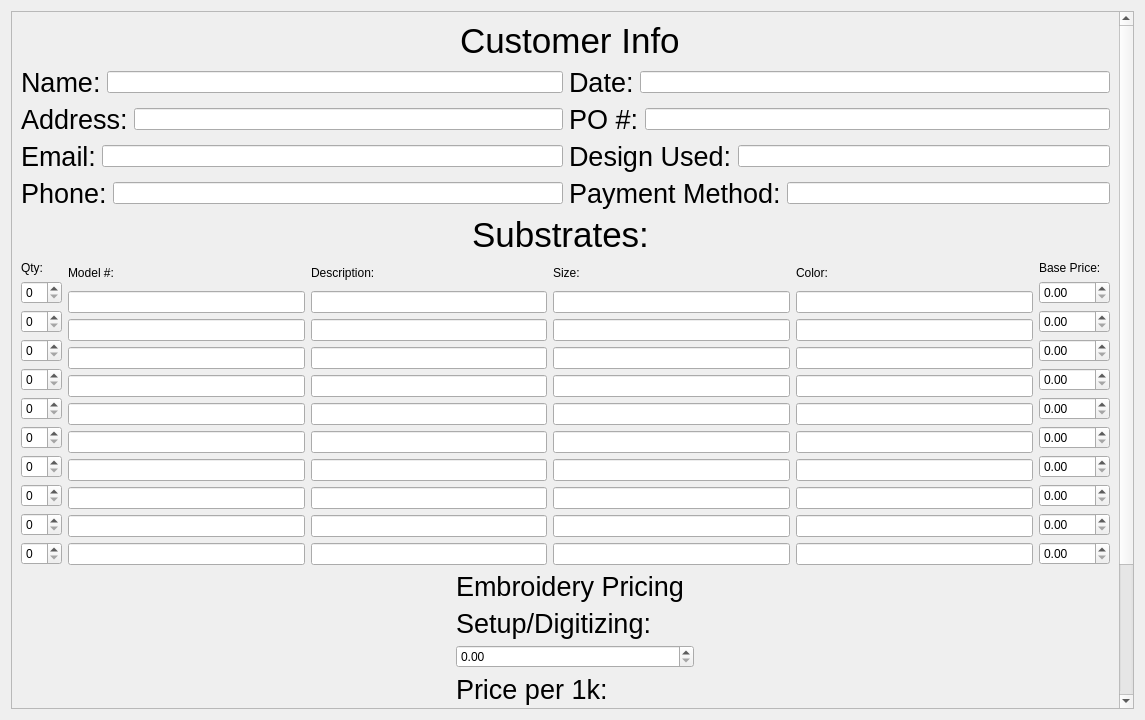
<?xml version="1.0" encoding="UTF-8"?>
<ui version="4.0">
 <class>quoteSheet</class>
 <widget class="QDialog" name="quoteSheet">
  <property name="enabled">
   <bool>true</bool>
  </property>
  <property name="geometry">
   <rect>
    <x>0</x>
    <y>0</y>
    <width>1145</width>
    <height>720</height>
   </rect>
  </property>
  <property name="windowTitle">
   <string>Dialog</string>
  </property>
  <layout class="QGridLayout" name="gridLayout_3">
   <item row="0" column="0">
    <widget class="QScrollArea" name="scrollArea">
     <property name="verticalScrollBarPolicy">
      <enum>Qt::ScrollBarAlwaysOn</enum>
     </property>
     <property name="horizontalScrollBarPolicy">
      <enum>Qt::ScrollBarAlwaysOff</enum>
     </property>
     <property name="widgetResizable">
      <bool>true</bool>
     </property>
     <widget class="QWidget" name="scroll">
      <property name="geometry">
       <rect>
        <x>0</x>
        <y>-385</y>
        <width>1110</width>
        <height>1085</height>
       </rect>
      </property>
      <layout class="QGridLayout" name="gridLayout_2">
       <item row="0" column="0">
        <layout class="QGridLayout" name="gridLayout">
         <item row="3" column="1">
          <layout class="QVBoxLayout" name="verticalLayout_4">
           <item>
            <widget class="QLabel" name="label_4">
             <property name="text">
              <string>Model #:</string>
             </property>
            </widget>
           </item>
           <item>
            <widget class="QLineEdit" name="lineEdit_21"/>
           </item>
           <item>
            <widget class="QLineEdit" name="lineEdit_22"/>
           </item>
           <item>
            <widget class="QLineEdit" name="lineEdit_23"/>
           </item>
           <item>
            <widget class="QLineEdit" name="lineEdit_24"/>
           </item>
           <item>
            <widget class="QLineEdit" name="lineEdit_25"/>
           </item>
           <item>
            <widget class="QLineEdit" name="lineEdit_26"/>
           </item>
           <item>
            <widget class="QLineEdit" name="lineEdit_27"/>
           </item>
           <item>
            <widget class="QLineEdit" name="lineEdit_28"/>
           </item>
           <item>
            <widget class="QLineEdit" name="lineEdit_29"/>
           </item>
           <item>
            <widget class="QLineEdit" name="lineEdit_30"/>
           </item>
          </layout>
         </item>
         <item row="3" column="2">
          <layout class="QVBoxLayout" name="verticalLayout_2">
           <item>
            <widget class="QLabel" name="label_2">
             <property name="text">
              <string>Description:</string>
             </property>
            </widget>
           </item>
           <item>
            <widget class="QLineEdit" name="lineEdit"/>
           </item>
           <item>
            <widget class="QLineEdit" name="lineEdit_2"/>
           </item>
           <item>
            <widget class="QLineEdit" name="lineEdit_3"/>
           </item>
           <item>
            <widget class="QLineEdit" name="lineEdit_4"/>
           </item>
           <item>
            <widget class="QLineEdit" name="lineEdit_5"/>
           </item>
           <item>
            <widget class="QLineEdit" name="lineEdit_6"/>
           </item>
           <item>
            <widget class="QLineEdit" name="lineEdit_7"/>
           </item>
           <item>
            <widget class="QLineEdit" name="lineEdit_8"/>
           </item>
           <item>
            <widget class="QLineEdit" name="lineEdit_9"/>
           </item>
           <item>
            <widget class="QLineEdit" name="lineEdit_10"/>
           </item>
          </layout>
         </item>
         <item row="2" column="0" colspan="6">
          <layout class="QHBoxLayout" name="horizontalLayout_11">
           <item>
            <spacer name="horizontalSpacer_4">
             <property name="orientation">
              <enum>Qt::Horizontal</enum>
             </property>
             <property name="sizeHint" stdset="0">
              <size>
               <width>498</width>
               <height>20</height>
              </size>
             </property>
            </spacer>
           </item>
           <item>
            <widget class="QLabel" name="label_16">
             <property name="font">
              <font>
               <pointsize>26</pointsize>
              </font>
             </property>
             <property name="text">
              <string>Substrates:</string>
             </property>
            </widget>
           </item>
           <item>
            <spacer name="horizontalSpacer_5">
             <property name="orientation">
              <enum>Qt::Horizontal</enum>
             </property>
             <property name="sizeHint" stdset="0">
              <size>
               <width>508</width>
               <height>20</height>
              </size>
             </property>
            </spacer>
           </item>
          </layout>
         </item>
         <item row="3" column="4">
          <layout class="QVBoxLayout" name="verticalLayout_5">
           <item>
            <widget class="QLabel" name="label_5">
             <property name="text">
              <string>Color:</string>
             </property>
            </widget>
           </item>
           <item>
            <widget class="QLineEdit" name="lineEdit_31"/>
           </item>
           <item>
            <widget class="QLineEdit" name="lineEdit_32"/>
           </item>
           <item>
            <widget class="QLineEdit" name="lineEdit_33"/>
           </item>
           <item>
            <widget class="QLineEdit" name="lineEdit_34"/>
           </item>
           <item>
            <widget class="QLineEdit" name="lineEdit_35"/>
           </item>
           <item>
            <widget class="QLineEdit" name="lineEdit_36"/>
           </item>
           <item>
            <widget class="QLineEdit" name="lineEdit_37"/>
           </item>
           <item>
            <widget class="QLineEdit" name="lineEdit_38"/>
           </item>
           <item>
            <widget class="QLineEdit" name="lineEdit_39"/>
           </item>
           <item>
            <widget class="QLineEdit" name="lineEdit_40"/>
           </item>
          </layout>
         </item>
         <item row="5" column="0" colspan="6">
          <layout class="QHBoxLayout" name="horizontalLayout_13">
           <item>
            <spacer name="horizontalSpacer_8">
             <property name="orientation">
              <enum>Qt::Horizontal</enum>
             </property>
             <property name="sizeHint" stdset="0">
              <size>
               <width>458</width>
               <height>20</height>
              </size>
             </property>
            </spacer>
           </item>
           <item>
            <layout class="QVBoxLayout" name="verticalLayout_9">
             <item>
              <widget class="QLabel" name="label_18">
               <property name="font">
                <font>
                 <pointsize>20</pointsize>
                </font>
               </property>
               <property name="text">
                <string>Setup/Digitizing:</string>
               </property>
              </widget>
             </item>
             <item>
              <widget class="QDoubleSpinBox" name="setup"/>
             </item>
             <item>
              <widget class="QLabel" name="label_19">
               <property name="font">
                <font>
                 <pointsize>20</pointsize>
                </font>
               </property>
               <property name="text">
                <string>Price per 1k:</string>
               </property>
              </widget>
             </item>
             <item>
              <widget class="QDoubleSpinBox" name="priceK">
               <property name="maximum">
                <double>1000.000000000000000</double>
               </property>
              </widget>
             </item>
             <item>
              <widget class="QLabel" name="label_20">
               <property name="font">
                <font>
                 <pointsize>20</pointsize>
                </font>
               </property>
               <property name="text">
                <string>Number of Stitches:</string>
               </property>
              </widget>
             </item>
             <item>
              <widget class="QSpinBox" name="stitch">
               <property name="maximum">
                <number>500000</number>
               </property>
              </widget>
             </item>
            </layout>
           </item>
           <item>
            <spacer name="horizontalSpacer_9">
             <property name="orientation">
              <enum>Qt::Horizontal</enum>
             </property>
             <property name="sizeHint" stdset="0">
              <size>
               <width>438</width>
               <height>20</height>
              </size>
             </property>
            </spacer>
           </item>
          </layout>
         </item>
         <item row="3" column="0">
          <layout class="QVBoxLayout" name="verticalLayout">
           <item>
            <widget class="QLabel" name="label">
             <property name="text">
              <string>Qty:</string>
             </property>
            </widget>
           </item>
           <item>
            <widget class="QSpinBox" name="qty01"/>
           </item>
           <item>
            <widget class="QSpinBox" name="qty02"/>
           </item>
           <item>
            <widget class="QSpinBox" name="qty03"/>
           </item>
           <item>
            <widget class="QSpinBox" name="qty04"/>
           </item>
           <item>
            <widget class="QSpinBox" name="qty05"/>
           </item>
           <item>
            <widget class="QSpinBox" name="qty06"/>
           </item>
           <item>
            <widget class="QSpinBox" name="qty07"/>
           </item>
           <item>
            <widget class="QSpinBox" name="qty08"/>
           </item>
           <item>
            <widget class="QSpinBox" name="qty09"/>
           </item>
           <item>
            <widget class="QSpinBox" name="qty10"/>
           </item>
          </layout>
         </item>
         <item row="6" column="0" colspan="6">
          <layout class="QHBoxLayout" name="horizontalLayout_14">
           <item>
            <widget class="QLabel" name="label_21">
             <property name="font">
              <font>
               <pointsize>20</pointsize>
              </font>
             </property>
             <property name="text">
              <string>Markup %:</string>
             </property>
            </widget>
           </item>
           <item>
            <widget class="QSpinBox" name="markup">
             <property name="maximum">
              <number>100</number>
             </property>
            </widget>
           </item>
           <item>
            <spacer name="horizontalSpacer_10">
             <property name="orientation">
              <enum>Qt::Horizontal</enum>
             </property>
             <property name="sizeHint" stdset="0">
              <size>
               <width>468</width>
               <height>20</height>
              </size>
             </property>
            </spacer>
           </item>
           <item>
            <widget class="QLabel" name="label_22">
             <property name="font">
              <font>
               <pointsize>20</pointsize>
              </font>
             </property>
             <property name="text">
              <string>Discount %:</string>
             </property>
            </widget>
           </item>
           <item>
            <widget class="QSpinBox" name="discount">
             <property name="maximum">
              <number>100</number>
             </property>
            </widget>
           </item>
          </layout>
         </item>
         <item row="3" column="5">
          <layout class="QVBoxLayout" name="verticalLayout_6">
           <item>
            <widget class="QLabel" name="label_6">
             <property name="text">
              <string>Base Price:</string>
             </property>
            </widget>
           </item>
           <item>
            <widget class="QDoubleSpinBox" name="base01">
             <property name="maximum">
              <double>1000.000000000000000</double>
             </property>
            </widget>
           </item>
           <item>
            <widget class="QDoubleSpinBox" name="base02">
             <property name="maximum">
              <double>1000.000000000000000</double>
             </property>
            </widget>
           </item>
           <item>
            <widget class="QDoubleSpinBox" name="base03">
             <property name="maximum">
              <double>1000.000000000000000</double>
             </property>
            </widget>
           </item>
           <item>
            <widget class="QDoubleSpinBox" name="base04">
             <property name="maximum">
              <double>1000.000000000000000</double>
             </property>
            </widget>
           </item>
           <item>
            <widget class="QDoubleSpinBox" name="base05">
             <property name="maximum">
              <double>1000.000000000000000</double>
             </property>
            </widget>
           </item>
           <item>
            <widget class="QDoubleSpinBox" name="base06">
             <property name="maximum">
              <double>1000.000000000000000</double>
             </property>
            </widget>
           </item>
           <item>
            <widget class="QDoubleSpinBox" name="base07">
             <property name="maximum">
              <double>1000.000000000000000</double>
             </property>
            </widget>
           </item>
           <item>
            <widget class="QDoubleSpinBox" name="base08">
             <property name="maximum">
              <double>1000.000000000000000</double>
             </property>
            </widget>
           </item>
           <item>
            <widget class="QDoubleSpinBox" name="base09">
             <property name="maximum">
              <double>1000.000000000000000</double>
             </property>
            </widget>
           </item>
           <item>
            <widget class="QDoubleSpinBox" name="base10">
             <property name="maximum">
              <double>1000.000000000000000</double>
             </property>
            </widget>
           </item>
          </layout>
         </item>
         <item row="4" column="0" colspan="6">
          <layout class="QHBoxLayout" name="horizontalLayout_12">
           <item>
            <spacer name="horizontalSpacer_6">
             <property name="orientation">
              <enum>Qt::Horizontal</enum>
             </property>
             <property name="sizeHint" stdset="0">
              <size>
               <width>458</width>
               <height>20</height>
              </size>
             </property>
            </spacer>
           </item>
           <item>
            <widget class="QLabel" name="label_17">
             <property name="font">
              <font>
               <pointsize>20</pointsize>
              </font>
             </property>
             <property name="text">
              <string>Embroidery Pricing</string>
             </property>
            </widget>
           </item>
           <item>
            <spacer name="horizontalSpacer_7">
             <property name="orientation">
              <enum>Qt::Horizontal</enum>
             </property>
             <property name="sizeHint" stdset="0">
              <size>
               <width>448</width>
               <height>20</height>
              </size>
             </property>
            </spacer>
           </item>
          </layout>
         </item>
         <item row="7" column="0" colspan="6">
          <layout class="QHBoxLayout" name="horizontalLayout_15">
           <item>
            <spacer name="horizontalSpacer_12">
             <property name="orientation">
              <enum>Qt::Horizontal</enum>
             </property>
             <property name="sizeHint" stdset="0">
              <size>
               <width>40</width>
               <height>20</height>
              </size>
             </property>
            </spacer>
           </item>
           <item>
            <widget class="QPushButton" name="getQuote">
             <property name="text">
              <string>Get Quote</string>
             </property>
            </widget>
           </item>
           <item>
            <widget class="QLCDNumber" name="quoteDisplay">
             <property name="maximumSize">
              <size>
               <width>16777215</width>
               <height>16777208</height>
              </size>
             </property>
             <property name="palette">
              <palette>
               <active>
                <colorrole role="WindowText">
                 <brush brushstyle="SolidPattern">
                  <color alpha="255">
                   <red>0</red>
                   <green>0</green>
                   <blue>0</blue>
                  </color>
                 </brush>
                </colorrole>
                <colorrole role="Button">
                 <brush brushstyle="SolidPattern">
                  <color alpha="255">
                   <red>241</red>
                   <green>241</green>
                   <blue>241</blue>
                  </color>
                 </brush>
                </colorrole>
                <colorrole role="Light">
                 <brush brushstyle="SolidPattern">
                  <color alpha="255">
                   <red>255</red>
                   <green>255</green>
                   <blue>255</blue>
                  </color>
                 </brush>
                </colorrole>
                <colorrole role="Midlight">
                 <brush brushstyle="SolidPattern">
                  <color alpha="255">
                   <red>248</red>
                   <green>248</green>
                   <blue>248</blue>
                  </color>
                 </brush>
                </colorrole>
                <colorrole role="Dark">
                 <brush brushstyle="SolidPattern">
                  <color alpha="255">
                   <red>120</red>
                   <green>120</green>
                   <blue>120</blue>
                  </color>
                 </brush>
                </colorrole>
                <colorrole role="Mid">
                 <brush brushstyle="SolidPattern">
                  <color alpha="255">
                   <red>161</red>
                   <green>161</green>
                   <blue>161</blue>
                  </color>
                 </brush>
                </colorrole>
                <colorrole role="Text">
                 <brush brushstyle="SolidPattern">
                  <color alpha="255">
                   <red>0</red>
                   <green>0</green>
                   <blue>0</blue>
                  </color>
                 </brush>
                </colorrole>
                <colorrole role="BrightText">
                 <brush brushstyle="SolidPattern">
                  <color alpha="255">
                   <red>255</red>
                   <green>255</green>
                   <blue>255</blue>
                  </color>
                 </brush>
                </colorrole>
                <colorrole role="ButtonText">
                 <brush brushstyle="SolidPattern">
                  <color alpha="255">
                   <red>0</red>
                   <green>0</green>
                   <blue>0</blue>
                  </color>
                 </brush>
                </colorrole>
                <colorrole role="Base">
                 <brush brushstyle="SolidPattern">
                  <color alpha="255">
                   <red>255</red>
                   <green>255</green>
                   <blue>255</blue>
                  </color>
                 </brush>
                </colorrole>
                <colorrole role="Window">
                 <brush brushstyle="SolidPattern">
                  <color alpha="255">
                   <red>241</red>
                   <green>241</green>
                   <blue>241</blue>
                  </color>
                 </brush>
                </colorrole>
                <colorrole role="Shadow">
                 <brush brushstyle="SolidPattern">
                  <color alpha="255">
                   <red>0</red>
                   <green>0</green>
                   <blue>0</blue>
                  </color>
                 </brush>
                </colorrole>
                <colorrole role="AlternateBase">
                 <brush brushstyle="SolidPattern">
                  <color alpha="255">
                   <red>248</red>
                   <green>248</green>
                   <blue>248</blue>
                  </color>
                 </brush>
                </colorrole>
                <colorrole role="ToolTipBase">
                 <brush brushstyle="SolidPattern">
                  <color alpha="255">
                   <red>255</red>
                   <green>255</green>
                   <blue>220</blue>
                  </color>
                 </brush>
                </colorrole>
                <colorrole role="ToolTipText">
                 <brush brushstyle="SolidPattern">
                  <color alpha="255">
                   <red>0</red>
                   <green>0</green>
                   <blue>0</blue>
                  </color>
                 </brush>
                </colorrole>
                <colorrole role="PlaceholderText">
                 <brush brushstyle="SolidPattern">
                  <color alpha="128">
                   <red>0</red>
                   <green>0</green>
                   <blue>0</blue>
                  </color>
                 </brush>
                </colorrole>
               </active>
               <inactive>
                <colorrole role="WindowText">
                 <brush brushstyle="SolidPattern">
                  <color alpha="255">
                   <red>0</red>
                   <green>0</green>
                   <blue>0</blue>
                  </color>
                 </brush>
                </colorrole>
                <colorrole role="Button">
                 <brush brushstyle="SolidPattern">
                  <color alpha="255">
                   <red>241</red>
                   <green>241</green>
                   <blue>241</blue>
                  </color>
                 </brush>
                </colorrole>
                <colorrole role="Light">
                 <brush brushstyle="SolidPattern">
                  <color alpha="255">
                   <red>255</red>
                   <green>255</green>
                   <blue>255</blue>
                  </color>
                 </brush>
                </colorrole>
                <colorrole role="Midlight">
                 <brush brushstyle="SolidPattern">
                  <color alpha="255">
                   <red>248</red>
                   <green>248</green>
                   <blue>248</blue>
                  </color>
                 </brush>
                </colorrole>
                <colorrole role="Dark">
                 <brush brushstyle="SolidPattern">
                  <color alpha="255">
                   <red>120</red>
                   <green>120</green>
                   <blue>120</blue>
                  </color>
                 </brush>
                </colorrole>
                <colorrole role="Mid">
                 <brush brushstyle="SolidPattern">
                  <color alpha="255">
                   <red>161</red>
                   <green>161</green>
                   <blue>161</blue>
                  </color>
                 </brush>
                </colorrole>
                <colorrole role="Text">
                 <brush brushstyle="SolidPattern">
                  <color alpha="255">
                   <red>0</red>
                   <green>0</green>
                   <blue>0</blue>
                  </color>
                 </brush>
                </colorrole>
                <colorrole role="BrightText">
                 <brush brushstyle="SolidPattern">
                  <color alpha="255">
                   <red>255</red>
                   <green>255</green>
                   <blue>255</blue>
                  </color>
                 </brush>
                </colorrole>
                <colorrole role="ButtonText">
                 <brush brushstyle="SolidPattern">
                  <color alpha="255">
                   <red>0</red>
                   <green>0</green>
                   <blue>0</blue>
                  </color>
                 </brush>
                </colorrole>
                <colorrole role="Base">
                 <brush brushstyle="SolidPattern">
                  <color alpha="255">
                   <red>255</red>
                   <green>255</green>
                   <blue>255</blue>
                  </color>
                 </brush>
                </colorrole>
                <colorrole role="Window">
                 <brush brushstyle="SolidPattern">
                  <color alpha="255">
                   <red>241</red>
                   <green>241</green>
                   <blue>241</blue>
                  </color>
                 </brush>
                </colorrole>
                <colorrole role="Shadow">
                 <brush brushstyle="SolidPattern">
                  <color alpha="255">
                   <red>0</red>
                   <green>0</green>
                   <blue>0</blue>
                  </color>
                 </brush>
                </colorrole>
                <colorrole role="AlternateBase">
                 <brush brushstyle="SolidPattern">
                  <color alpha="255">
                   <red>248</red>
                   <green>248</green>
                   <blue>248</blue>
                  </color>
                 </brush>
                </colorrole>
                <colorrole role="ToolTipBase">
                 <brush brushstyle="SolidPattern">
                  <color alpha="255">
                   <red>255</red>
                   <green>255</green>
                   <blue>220</blue>
                  </color>
                 </brush>
                </colorrole>
                <colorrole role="ToolTipText">
                 <brush brushstyle="SolidPattern">
                  <color alpha="255">
                   <red>0</red>
                   <green>0</green>
                   <blue>0</blue>
                  </color>
                 </brush>
                </colorrole>
                <colorrole role="PlaceholderText">
                 <brush brushstyle="SolidPattern">
                  <color alpha="128">
                   <red>0</red>
                   <green>0</green>
                   <blue>0</blue>
                  </color>
                 </brush>
                </colorrole>
               </inactive>
               <disabled>
                <colorrole role="WindowText">
                 <brush brushstyle="SolidPattern">
                  <color alpha="255">
                   <red>120</red>
                   <green>120</green>
                   <blue>120</blue>
                  </color>
                 </brush>
                </colorrole>
                <colorrole role="Button">
                 <brush brushstyle="SolidPattern">
                  <color alpha="255">
                   <red>241</red>
                   <green>241</green>
                   <blue>241</blue>
                  </color>
                 </brush>
                </colorrole>
                <colorrole role="Light">
                 <brush brushstyle="SolidPattern">
                  <color alpha="255">
                   <red>255</red>
                   <green>255</green>
                   <blue>255</blue>
                  </color>
                 </brush>
                </colorrole>
                <colorrole role="Midlight">
                 <brush brushstyle="SolidPattern">
                  <color alpha="255">
                   <red>248</red>
                   <green>248</green>
                   <blue>248</blue>
                  </color>
                 </brush>
                </colorrole>
                <colorrole role="Dark">
                 <brush brushstyle="SolidPattern">
                  <color alpha="255">
                   <red>120</red>
                   <green>120</green>
                   <blue>120</blue>
                  </color>
                 </brush>
                </colorrole>
                <colorrole role="Mid">
                 <brush brushstyle="SolidPattern">
                  <color alpha="255">
                   <red>161</red>
                   <green>161</green>
                   <blue>161</blue>
                  </color>
                 </brush>
                </colorrole>
                <colorrole role="Text">
                 <brush brushstyle="SolidPattern">
                  <color alpha="255">
                   <red>120</red>
                   <green>120</green>
                   <blue>120</blue>
                  </color>
                 </brush>
                </colorrole>
                <colorrole role="BrightText">
                 <brush brushstyle="SolidPattern">
                  <color alpha="255">
                   <red>255</red>
                   <green>255</green>
                   <blue>255</blue>
                  </color>
                 </brush>
                </colorrole>
                <colorrole role="ButtonText">
                 <brush brushstyle="SolidPattern">
                  <color alpha="255">
                   <red>120</red>
                   <green>120</green>
                   <blue>120</blue>
                  </color>
                 </brush>
                </colorrole>
                <colorrole role="Base">
                 <brush brushstyle="SolidPattern">
                  <color alpha="255">
                   <red>241</red>
                   <green>241</green>
                   <blue>241</blue>
                  </color>
                 </brush>
                </colorrole>
                <colorrole role="Window">
                 <brush brushstyle="SolidPattern">
                  <color alpha="255">
                   <red>241</red>
                   <green>241</green>
                   <blue>241</blue>
                  </color>
                 </brush>
                </colorrole>
                <colorrole role="Shadow">
                 <brush brushstyle="SolidPattern">
                  <color alpha="255">
                   <red>0</red>
                   <green>0</green>
                   <blue>0</blue>
                  </color>
                 </brush>
                </colorrole>
                <colorrole role="AlternateBase">
                 <brush brushstyle="SolidPattern">
                  <color alpha="255">
                   <red>241</red>
                   <green>241</green>
                   <blue>241</blue>
                  </color>
                 </brush>
                </colorrole>
                <colorrole role="ToolTipBase">
                 <brush brushstyle="SolidPattern">
                  <color alpha="255">
                   <red>255</red>
                   <green>255</green>
                   <blue>220</blue>
                  </color>
                 </brush>
                </colorrole>
                <colorrole role="ToolTipText">
                 <brush brushstyle="SolidPattern">
                  <color alpha="255">
                   <red>0</red>
                   <green>0</green>
                   <blue>0</blue>
                  </color>
                 </brush>
                </colorrole>
                <colorrole role="PlaceholderText">
                 <brush brushstyle="SolidPattern">
                  <color alpha="128">
                   <red>0</red>
                   <green>0</green>
                   <blue>0</blue>
                  </color>
                 </brush>
                </colorrole>
               </disabled>
              </palette>
             </property>
             <property name="font">
              <font>
               <pointsize>25</pointsize>
              </font>
             </property>
             <property name="lineWidth">
              <number>1</number>
             </property>
             <property name="smallDecimalPoint">
              <bool>true</bool>
             </property>
             <property name="digitCount">
              <number>12</number>
             </property>
            </widget>
           </item>
           <item>
            <spacer name="horizontalSpacer_11">
             <property name="orientation">
              <enum>Qt::Horizontal</enum>
             </property>
             <property name="sizeHint" stdset="0">
              <size>
               <width>108</width>
               <height>20</height>
              </size>
             </property>
            </spacer>
           </item>
           <item>
            <widget class="QPushButton" name="print">
             <property name="text">
              <string>Print</string>
             </property>
            </widget>
           </item>
           <item>
            <spacer name="horizontalSpacer_13">
             <property name="orientation">
              <enum>Qt::Horizontal</enum>
             </property>
             <property name="sizeHint" stdset="0">
              <size>
               <width>40</width>
               <height>20</height>
              </size>
             </property>
            </spacer>
           </item>
          </layout>
         </item>
         <item row="3" column="3">
          <layout class="QVBoxLayout" name="verticalLayout_3">
           <item>
            <widget class="QLabel" name="label_3">
             <property name="text">
              <string>Size:</string>
             </property>
            </widget>
           </item>
           <item>
            <widget class="QLineEdit" name="lineEdit_11"/>
           </item>
           <item>
            <widget class="QLineEdit" name="lineEdit_12"/>
           </item>
           <item>
            <widget class="QLineEdit" name="lineEdit_13"/>
           </item>
           <item>
            <widget class="QLineEdit" name="lineEdit_14"/>
           </item>
           <item>
            <widget class="QLineEdit" name="lineEdit_15"/>
           </item>
           <item>
            <widget class="QLineEdit" name="lineEdit_16"/>
           </item>
           <item>
            <widget class="QLineEdit" name="lineEdit_17"/>
           </item>
           <item>
            <widget class="QLineEdit" name="lineEdit_18"/>
           </item>
           <item>
            <widget class="QLineEdit" name="lineEdit_19"/>
           </item>
           <item>
            <widget class="QLineEdit" name="lineEdit_20"/>
           </item>
          </layout>
         </item>
         <item row="0" column="0" colspan="6">
          <layout class="QHBoxLayout" name="horizontalLayout">
           <item>
            <spacer name="horizontalSpacer">
             <property name="orientation">
              <enum>Qt::Horizontal</enum>
             </property>
             <property name="sizeHint" stdset="0">
              <size>
               <width>488</width>
               <height>20</height>
              </size>
             </property>
            </spacer>
           </item>
           <item>
            <widget class="QLabel" name="label_7">
             <property name="font">
              <font>
               <pointsize>26</pointsize>
              </font>
             </property>
             <property name="text">
              <string>Customer Info</string>
             </property>
            </widget>
           </item>
           <item>
            <spacer name="horizontalSpacer_2">
             <property name="orientation">
              <enum>Qt::Horizontal</enum>
             </property>
             <property name="sizeHint" stdset="0">
              <size>
               <width>478</width>
               <height>20</height>
              </size>
             </property>
            </spacer>
           </item>
          </layout>
         </item>
         <item row="1" column="0" colspan="6">
          <layout class="QHBoxLayout" name="horizontalLayout_10">
           <item>
            <layout class="QVBoxLayout" name="verticalLayout_7">
             <item>
              <layout class="QHBoxLayout" name="horizontalLayout_2">
               <item>
                <widget class="QLabel" name="name">
                 <property name="font">
                  <font>
                   <pointsize>20</pointsize>
                  </font>
                 </property>
                 <property name="text">
                  <string>Name:</string>
                 </property>
                </widget>
               </item>
               <item>
                <widget class="QLineEdit" name="nameText"/>
               </item>
              </layout>
             </item>
             <item>
              <layout class="QHBoxLayout" name="horizontalLayout_3">
               <item>
                <widget class="QLabel" name="label_9">
                 <property name="font">
                  <font>
                   <pointsize>20</pointsize>
                  </font>
                 </property>
                 <property name="text">
                  <string>Address:</string>
                 </property>
                </widget>
               </item>
               <item>
                <widget class="QLineEdit" name="lineEdit_42"/>
               </item>
              </layout>
             </item>
             <item>
              <layout class="QHBoxLayout" name="horizontalLayout_4">
               <item>
                <widget class="QLabel" name="email">
                 <property name="font">
                  <font>
                   <pointsize>20</pointsize>
                  </font>
                 </property>
                 <property name="text">
                  <string>Email:</string>
                 </property>
                </widget>
               </item>
               <item>
                <widget class="QLineEdit" name="emailText"/>
               </item>
              </layout>
             </item>
             <item>
              <layout class="QHBoxLayout" name="horizontalLayout_5">
               <item>
                <widget class="QLabel" name="phone">
                 <property name="font">
                  <font>
                   <pointsize>20</pointsize>
                  </font>
                 </property>
                 <property name="text">
                  <string>Phone:</string>
                 </property>
                </widget>
               </item>
               <item>
                <widget class="QLineEdit" name="lineEdit_44"/>
               </item>
              </layout>
             </item>
            </layout>
           </item>
           <item>
            <layout class="QVBoxLayout" name="verticalLayout_8">
             <item>
              <layout class="QHBoxLayout" name="horizontalLayout_6">
               <item>
                <widget class="QLabel" name="label_12">
                 <property name="font">
                  <font>
                   <pointsize>20</pointsize>
                  </font>
                 </property>
                 <property name="text">
                  <string>Date:</string>
                 </property>
                </widget>
               </item>
               <item>
                <widget class="QLineEdit" name="date"/>
               </item>
              </layout>
             </item>
             <item>
              <layout class="QHBoxLayout" name="horizontalLayout_7">
               <item>
                <widget class="QLabel" name="label_13">
                 <property name="font">
                  <font>
                   <pointsize>20</pointsize>
                  </font>
                 </property>
                 <property name="text">
                  <string>PO #:</string>
                 </property>
                </widget>
               </item>
               <item>
                <widget class="QLineEdit" name="po"/>
               </item>
              </layout>
             </item>
             <item>
              <layout class="QHBoxLayout" name="horizontalLayout_8">
               <item>
                <widget class="QLabel" name="label_14">
                 <property name="font">
                  <font>
                   <pointsize>20</pointsize>
                  </font>
                 </property>
                 <property name="text">
                  <string>Design Used:</string>
                 </property>
                </widget>
               </item>
               <item>
                <widget class="QLineEdit" name="design"/>
               </item>
              </layout>
             </item>
             <item>
              <layout class="QHBoxLayout" name="horizontalLayout_9">
               <item>
                <widget class="QLabel" name="label_15">
                 <property name="font">
                  <font>
                   <pointsize>20</pointsize>
                  </font>
                 </property>
                 <property name="text">
                  <string>Payment Method:</string>
                 </property>
                </widget>
               </item>
               <item>
                <widget class="QLineEdit" name="payMethod"/>
               </item>
              </layout>
             </item>
            </layout>
           </item>
          </layout>
         </item>
        </layout>
       </item>
      </layout>
     </widget>
    </widget>
   </item>
  </layout>
 </widget>
 <resources/>
 <connections/>
</ui>
